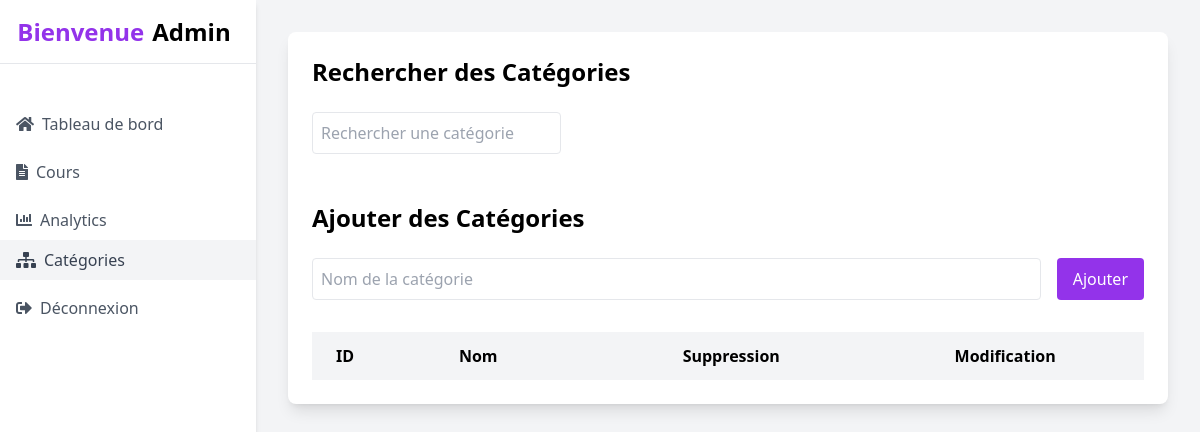
/views/admin/gestion_categorie.php (signed in), run on an earlier commit of the app's database.
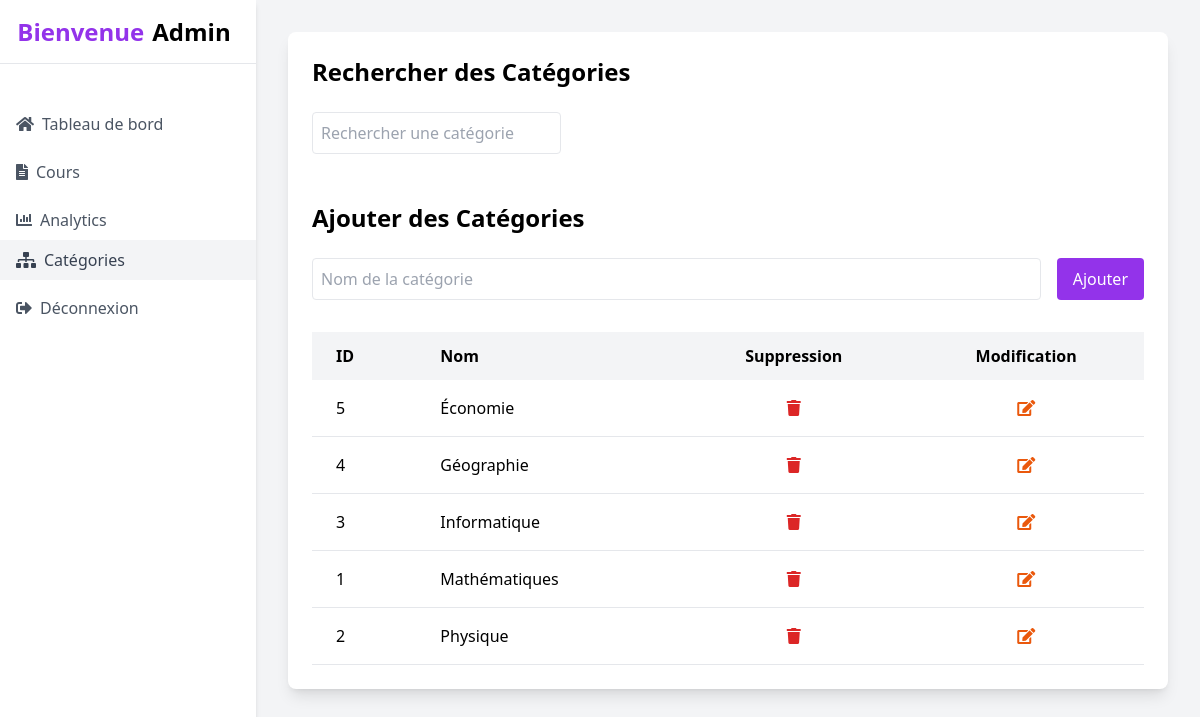
And on a later commit of the database.
### tables this page shows
CREATE TABLE `categories` (
  `id` int NOT NULL,
  `nom` varchar(100) NOT NULL
);

### models/User.php (called while the page is built, shortened)
<?php
class User {
    public function __construct($pdo)
    {
        $this->pdo = $pdo;
        if (isset($_SESSION['user_id'])) {
            $this->id = $_SESSION['user_id'];
            $stmt = $this->pdo->prepare("SELECT * FROM utilisateurs WHERE id = ?");
            $stmt->execute([$this->id]);
            $user = $stmt->fetch();
        }
    }
}
?>

### models/Admin.php (called while the page is built, shortened)
<?php
require_once 'User.php';
class Admin extends User {
    public function getAllCategories() {
        $stmt = $this->pdo->prepare("SELECT * FROM categories");
        $stmt->execute();
        return $stmt->fetchAll(PDO::FETCH_ASSOC);
    }
}

### views/admin/gestion_categorie.php (the view, shortened to what the changed rows need)
<?php
require_once '../../models/Admin.php';
$db = new Database();
$pdo = $db->connect();
$admin = new Admin($pdo);
$categories = $admin->getAllCategories();
?>
<!DOCTYPE html>
<html lang="en">
<head>
  <script src="https://cdn.tailwindcss.com"></script>
  <link href="https://cdnjs.cloudflare.com/ajax/libs/font-awesome/5.15.3/css/all.min.css" rel="stylesheet"/>
 </head>
<body class="bg-gray-100 font-sans antialiased">
<div class="flex">
   <div class="flex-1 p-8">
        <div class="bg-white rounded-lg shadow-lg p-6">
            <h2 class="text-2xl font-bold mb-6">Rechercher des Catégories</h2>
            <h2 class="text-2xl font-bold mb-6">Ajouter des Catégories</h2>
            <div class="overflow-x-auto">
                <table class="min-w-full bg-white">
                    <thead class="bg-gray-100">
                        <tr>
                            <th class="py-3 px-6 text-left">ID</th>
                            <th class="py-3 px-6 text-left">Nom</th>
                            <th class="py-3 px-6 text-center">Suppression</th>
                            <th class="py-3 px-6 text-center">Modification</th>
                        </tr>
                    </thead>
                    <tbody>
                        <?php foreach($categories as $categorie): ?>
                            <tr class="border-b hover:bg-gray-50 transaction-row">
                                <td class="py-4 px-6"><?php echo htmlspecialchars($categorie['id']); ?></td>
                                <td class="py-4 px-6"><?php echo htmlspecialchars($categorie['nom']); ?></td>
                                <td class="py-4 px-6 text-center">
                                    <form method="POST" class="inline">
                                        <button type="submit" name="supprimer"
                                              class="text-red-600 hover:text-red-900"
                                                onclick="return confirm('Êtes-vous sûr de vouloir supprimer cette catégorie ?');">
                                                <i class="fas fa-trash"></i>
                                        </button>
                                    </form>
                                </td>
                                <td class="py-4 px-6 text-center">
                                    <button type="button"
                                            onclick="openEditModal('<?php echo $categorie['id']; ?>', '<?php echo htmlspecialchars($categorie['nom']); ?>')"
                                            class="text-orange-600 hover:text-orange-900">
                                            <i class="fas fa-edit"></i>
                                    </button>
                                </td>
                            </tr>
                        <?php endforeach; ?>
                    </tbody>
                </table>
            </div>
        </div>
   </div>
</div>
</body>
</html>

What changed in the data, as far as the page shows it:
added categories: id "5", nom "Économie"
added categories: id "4", nom "Géographie"
added categories: id "3", nom "Informatique"
added categories: id "1", nom "Mathématiques"
added categories: id "2", nom "Physique"
